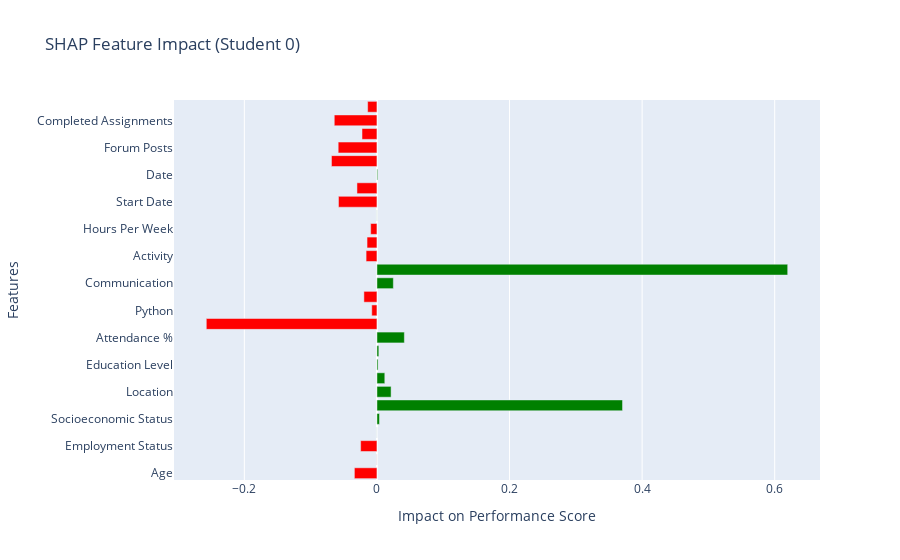

Notebook code cell kept with this figure:
### Code cell
import shap
import plotly.graph_objects as go

explainer = shap.TreeExplainer(model)
shap_values = explainer.shap_values(X_test)

# Take first student
student = X_test.iloc[0]
shap_vals = shap_values[0]

# Create Plotly bar chart of feature impacts
fig_shap = go.Figure([
    go.Bar(
        x=shap_vals,
        y=student.index,
        orientation="h",
        marker=dict(color=["red" if v < 0 else "green" for v in shap_vals])
    )
])
fig_shap.update_layout(
    title="SHAP Feature Impact (Student 0)",
    xaxis_title="Impact on Performance Score",
    yaxis_title="Features"
)
fig_shap.show()

### Figure 1 — Plotly figure (JSON) as saved in the notebook; plotly's stock layout.template omitted (floating-point values rounded to 4 significant figures)
{"data": [{"marker": {"color": ["red", "red", "red", "green", "green", "green", "green", "green", "green", "green", "green", "red", "red", "red", "green", "green", "red", "red", "red", "green", "red", "red", "green", "red", "red", "red", "red", "red"]}, "orientation": "h", "type": "bar", "x": [-0.03402, -0.0001338, -0.02459, 8.518e-05, 0.003811, 0.3705, 0.02135, 0.01186, 0.001676, 0.002849, 0.04137, -0.2574, -0.007806, -0.01967, 0.02477, 0.6196, -0.01635, -0.01493, -0.00943, 0.0001513, -0.05801, -0.03013, 0.001107, -0.06858, -0.05845, -0.0225, -0.06436, -0.01402], "y": ["Age", "Marital Status", "Employment Status", "Gender", "Socioeconomic Status", "Income Level", "Location", "District", "Education Level", "Number Of Children", "Attendance %", "Javascript", "Python", "HCD", "Communication", "Course Completion", "Activity", "Participation Status", "Hours Per Week", "Role", "Start Date", "End Date", "Date", "Time Spent On Materials (Hours)", "Forum Posts", "Instructor Messages", "Completed Assignments", "Time Spent On Forum (Hours)"]}], "layout": {"title": {"text": "SHAP Feature Impact (Student 0)"}, "xaxis": {"title": {"text": "Impact on Performance Score"}}, "yaxis": {"title": {"text": "Features"}}}}
